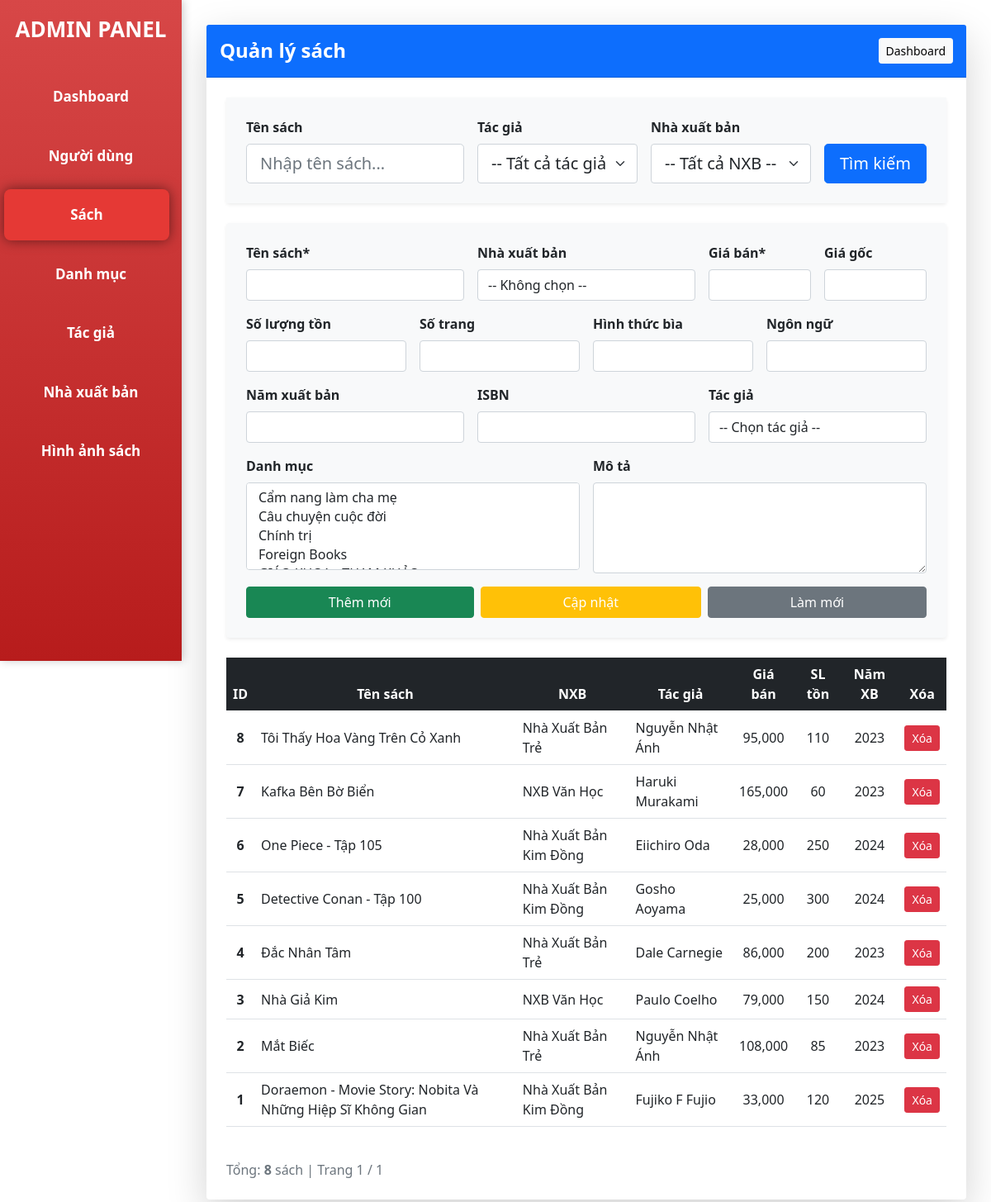
The page /frontend/pages/Admin_MVC/index.php?page=book on the database as committed earlier.
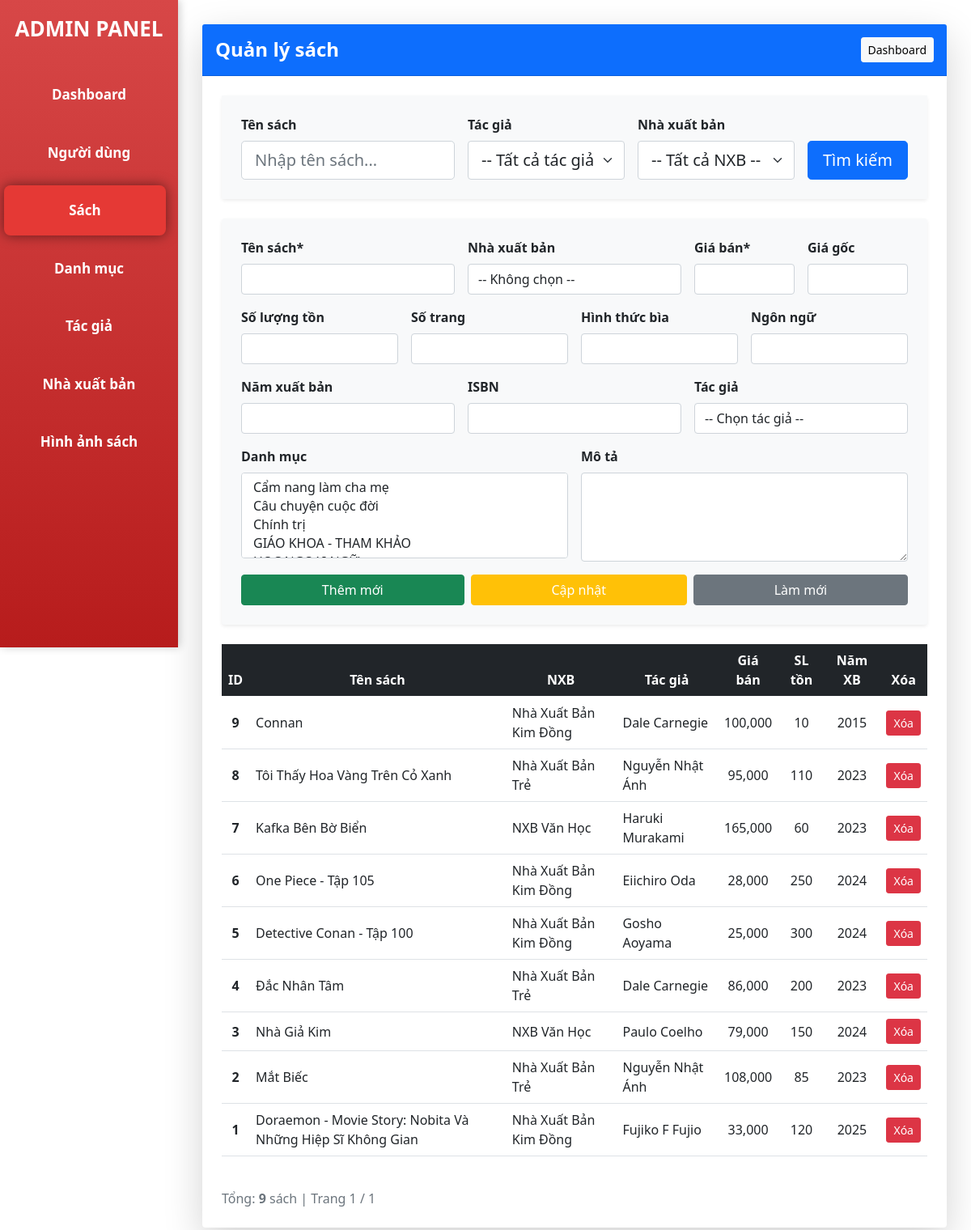
The same page on the database as committed later.
### tables this page shows
CREATE TABLE `sach` (
  `ma_sach` int(11) NOT NULL,
  `ten_sach` varchar(255) NOT NULL,
  `ma_nxb` int(11) DEFAULT NULL,
  `mo_ta` text DEFAULT NULL,
  `gia_ban` decimal(10,2) NOT NULL,
  `gia_goc` decimal(10,2) DEFAULT NULL,
  `so_luong_ton` int(11) DEFAULT 0,
  `so_trang` int(11) DEFAULT NULL,
  `hinh_thuc_bia` varchar(50) DEFAULT NULL,
  `ngon_ngu` varchar(50) DEFAULT 'Tiếng Việt',
  `nam_xuat_ban` int(11) DEFAULT NULL,
  `ma_isbn` varchar(20) DEFAULT NULL,
  `ngay_them` datetime DEFAULT current_timestamp(),
  `luot_xem` int(11) DEFAULT 0,
  `trang_thai` enum('available','out_of_stock','discontinued') DEFAULT 'available'
);

CREATE TABLE `nha_xuat_ban` (
  `ma_nxb` int(11) NOT NULL,
  `ten_nxb` varchar(200) NOT NULL,
  `dia_chi` text DEFAULT NULL,
  `so_dien_thoai` varchar(15) DEFAULT NULL,
  `email` varchar(100) DEFAULT NULL
);

### frontend/pages/Admin_MVC/controllers/BookController.php (called while the page is built, shortened)
<?php
require_once "models/Book.php";
class BookController
{
    private $model;
    public function __construct($db)
    {
        $this->model = new Book($db);
    }
    public function index()
{
    $page_current = max(1, (int)($_GET['p'] ?? 1));
    $per_page     = 10;
    $offset       = ($page_current - 1) * $per_page;
    $search_ten     = trim($_GET['search_ten'] ?? '');
    $search_tacgia  = trim($_GET['search_tacgia'] ?? '');
    $search_nxb     = trim($_GET['search_nxb'] ?? '');
    $total            = $this->model->getTotal($search_ten, $search_tacgia, $search_nxb);
    $total_pages_view = ceil($total / $per_page);
    $books = $this->model->getBooks(
        $per_page,
        $offset,
        $search_ten,
        $search_tacgia,
        $search_nxb
    );
    $categories = $this->model->getCategories();
    include "views/book/index.php";
    $content = ob_get_clean();
    include "views/layout/main.php";
}
}

### frontend/pages/Admin_MVC/index.php (called while the page is built, shortened)
<?php
require_once "them/connect.php";
$page   = $_GET['page']   ?? 'dashboard';
$action = $_GET['action'] ?? 'index';
$controller = new $controllerName($conn);
$controller->$action();

### frontend/pages/Admin_MVC/models/Book.php (called while the page is built, shortened)
<?php
class Book
{
    public $conn;
    public function __construct($db)
    {
        $this->conn = $db;
    }
    public function getBooks($limit, $offset, $search_ten = '', $search_tacgia = '', $search_nxb = '')
{
    $sql = "
        SELECT DISTINCT s.*, n.ten_nxb,
               GROUP_CONCAT(DISTINCT tg.ten_tac_gia SEPARATOR ', ') AS ten_tac_gia
        FROM sach s
        LEFT JOIN nha_xuat_ban n ON s.ma_nxb = n.ma_nxb
        LEFT JOIN sach_tac_gia stg ON s.ma_sach = stg.ma_sach
        LEFT JOIN tac_gia tg ON stg.ma_tac_gia = tg.ma_tac_gia
        WHERE 1=1
    ";
    $params = [];
    $sql .= " GROUP BY s.ma_sach ORDER BY s.ma_sach DESC LIMIT :limit OFFSET :offset";
    $stmt = $this->conn->prepare($sql);
    $stmt->bindValue(':limit', $limit, PDO::PARAM_INT);
    $stmt->bindValue(':offset', $offset, PDO::PARAM_INT);
    $stmt->execute();
    return $stmt->fetchAll(PDO::FETCH_ASSOC);
}
    public function getTotal($search_ten = '', $search_tacgia = '', $search_nxb = '')
    {
        $sql = "SELECT COUNT(DISTINCT s.ma_sach) FROM sach s
            LEFT JOIN sach_tac_gia stg ON s.ma_sach = stg.ma_sach
            WHERE 1=1";
        $params = [];
        $stmt = $this->conn->prepare($sql);
        $stmt->execute($params);
        return $stmt->fetchColumn();
    }
    public function getCategories()
    {
        return $this->conn->query("SELECT ma_danh_muc, ten_danh_muc FROM danh_muc ORDER BY ten_danh_muc")->fetchAll(PDO::FETCH_ASSOC);
    }
}

### frontend/pages/Admin_MVC/views/book/index.php (the view, shortened to what this page needs)
<link rel="stylesheet" href="/bootstrap-5.0.2-dist/css/bootstrap.min.css">
<link rel="stylesheet" href="https://cdn.jsdelivr.net/npm/bootstrap-icons@1.11.3/font/bootstrap-icons.min.css">
<div class="card shadow-lg border-0">
    <div class="card-header bg-primary text-white d-flex justify-content-between align-items-center py-3">
        <h4 class="mb-0 fw-bold">Quản lý sách</h4>
        <a href="?page=dashboard" class="btn btn-light btn-sm">Dashboard</a>
    </div>
    <div class="card-body p-4">
        <div class="card mb-4 shadow-sm border-0">
            <div class="card-body p-4 bg-light">
                <form method="get" class="row g-3">
                    <div class="col-lg-4 col-md-12">
                        <label class="form-label fw-bold">Tên sách</label>
                        <input type="text" name="search_ten" class="form-control form-control-lg"
                               value="<?= htmlspecialchars($search_ten ?? '') ?>"
                               placeholder="Nhập tên sách...">
                    </div>
                    <div class="col-lg-3 col-md-6">
                        <label class="form-label fw-bold">Tác giả</label>
                        <select name="search_tacgia" class="form-select form-select-lg">
                            <option value="">-- Tất cả tác giả --</option>
                        </select>
                    </div>
                    <div class="col-lg-3 col-md-6">
                        <label class="form-label fw-bold">Nhà xuất bản</label>
                        <select name="search_nxb" class="form-select form-select-lg">
                            <option value="">-- Tất cả NXB --</option>
                        </select>
                    </div>
                    <div class="col-lg-2 col-md-12 d-flex align-items-end">
                        <button type="submit" class="btn btn-primary btn-lg w-100">
                            Tìm kiếm
                        </button>
                    </div>
                </form>
            </div>
        </div>
        <div class="bg-light rounded p-4 mb-4 shadow-sm">
            <form action="?page=book&action=save" method="post" class="row g-3">
                <div class="col-md-4">
                    <label class="form-label fw-bold">Tên sách*</label>
                    <input type="text" name="ten_sach" id="ten_sach" class="form-control" required>
                </div>
                <div class="col-md-4">
                    <label class="form-label fw-bold">Nhà xuất bản</label>
                    <select name="ma_nxb" id="ma_nxb" class="form-control">
                        <option value="">-- Không chọn --</option>
                    </select>
                </div>
                <div class="col-md-2">
                    <label class="form-label fw-bold">Giá bán*</label>
                    <input type="number" name="gia_ban" id="gia_ban" class="form-control" required>
                </div>
                <div class="col-md-2">
                    <label class="form-label fw-bold">Giá gốc</label>
                    <input type="number" name="gia_goc" id="gia_goc" class="form-control">
                </div>
                <div class="col-md-3">
                    <label class="form-label fw-bold">Số lượng tồn</label>
                    <input type="number" name="so_luong_ton" id="so_luong_ton" class="form-control">
                </div>
                <div class="col-md-3">
                    <label class="form-label fw-bold">Số trang</label>
                    <input type="number" name="so_trang" id="so_trang" class="form-control">
                </div>
                <div class="col-md-3">
                    <label class="form-label fw-bold">Hình thức bìa</label>
                    <input type="text" name="hinh_thuc_bia" id="hinh_thuc_bia" class="form-control">
                </div>
                <div class="col-md-3">
                    <label class="form-label fw-bold">Ngôn ngữ</label>
                    <input type="text" name="ngon_ngu" id="ngon_ngu" class="form-control">
                </div>
                <div class="col-md-4">
                    <label class="form-label fw-bold">Năm xuất bản</label>
                    <input type="number" name="nam_xuat_ban" id="nam_xuat_ban" class="form-control">
                </div>
                <div class="col-md-4">
                    <label class="form-label fw-bold">ISBN</label>
                    <input type="text" name="ma_isbn" id="ma_isbn" class="form-control">
                </div>
                <div class="col-md-4">
                    <label class="form-label fw-bold">Tác giả</label>
                    <select name="ma_tac_gia" id="ma_tac_gia" class="form-control">
                        <option value="">-- Chọn tác giả --</option>
                    </select>
                </div>
                <div class="col-md-6">
                    <label class="form-label fw-bold">Danh mục</label>
                    <select name="danh_muc[]" id="danh_muc" class="form-control" multiple>
                        <?php foreach ($categories as $c): ?>
                            <option value="<?= $c['ma_danh_muc'] ?>"><?= htmlspecialchars($c['ten_danh_muc']) ?></option>
                        <?php endforeach; ?>
                    </select>
                </div>
                <div class="col-md-6">
                    <label class="form-label fw-bold">Mô tả</label>
                    <textarea name="mo_ta" id="mo_ta" rows="4" class="form-control"></textarea>
                </div>
                <div class="col-md-12 d-flex gap-2">
                    <button type="submit" name="action" value="add" class="btn btn-success flex-fill">Thêm mới</button>
                    <button type="submit" name="action" value="update" class="btn btn-warning text-white flex-fill">Cập nhật</button>
                    <button type="button" onclick="clearForm()" class="btn btn-secondary flex-fill">Làm mới</button>
                </div>
            </form>
        </div>
        <div class="table-responsive">
            <table class="table table-hover align-middle">
                <thead class="table-dark text-center">
                    <tr>
                        <th>ID</th>
                        <th>Tên sách</th>
                        <th>NXB</th>
                        <th>Tác giả</th>
                        <th>Giá bán</th>
                        <th>SL tồn</th>
                        <th>Năm XB</th>
                        <th>Xóa</th>
                    </tr>
                </thead>
                <tbody>
                    <?php foreach ($books as $b): ?>
                        <tr class="row-select" style="cursor:pointer"
                            data-id="<?= $b['ma_sach'] ?>"
                            data-ten="<?= htmlspecialchars($b['ten_sach'] ?? '') ?>"
                            data-nxb="<?= $b['ma_nxb'] ?? '' ?>"
                            data-tacgia="<?= $b['ma_tac_gia_chinh'] ?? '' ?>"
                            data-giaban="<?= $b['gia_ban'] ?? '' ?>"
                            data-giagoc="<?= $b['gia_goc'] ?? '' ?>"
                            data-soluong="<?= $b['so_luong_ton'] ?? '' ?>"
                            data-sotrang="<?= $b['so_trang'] ?? '' ?>"
                            data-bia="<?= htmlspecialchars($b['hinh_thuc_bia'] ?? '') ?>"
                            data-ngonngu="<?= htmlspecialchars($b['ngon_ngu'] ?? '') ?>"
                            data-nam="<?= $b['nam_xuat_ban'] ?? '' ?>"
                            data-isbn="<?= htmlspecialchars($b['ma_isbn'] ?? '') ?>"
                            data-mota="<?= htmlspecialchars($b['mo_ta'] ?? '') ?>"
                            data-danhmuc='<?= json_encode($b['danh_muc_list'] ?? []) ?>'>
                            <td class="text-center fw-bold"><?= $b['ma_sach'] ?></td>
                            <td><?= htmlspecialchars($b['ten_sach']) ?></td>
                            <td><?= htmlspecialchars($b['ten_nxb'] ?? '-') ?></td>
                            <td><?= htmlspecialchars($b['ten_tac_gia'] ?? '-') ?></td>
                            <td class="text-center"><?= number_format($b['gia_ban']) ?></td>
                            <td class="text-center"><?= $b['so_luong_ton'] ?></td>
                            <td class="text-center"><?= $b['nam_xuat_ban'] ?: '-' ?></td>
                            <td class="text-center" onclick="event.stopPropagation();">
                                <button class="btn btn-danger btn-sm" onclick="confirmDelete(<?= $b['ma_sach'] ?>)">Xóa</button>
                            </td>
                        </tr>
                    <?php endforeach; ?>
                </tbody>
            </table>
        </div>
        <div class="d-flex justify-content-between align-items-center mt-4">
            <div class="text-muted">
                Tổng: <strong><?= $total ?></strong> sách | Trang <?= $page_current ?> / <?= $total_pages_view ?>
            </div>
        </div>
    </div>
</div>

### frontend/pages/Admin_MVC/views/layout/main.php (shortened to what this page needs)
<?php
$page = $page ?? ($_GET['page'] ?? 'dashboard');
$content = $content ?? '';
?>
<!DOCTYPE html>
<html lang="vi">
<head>
    <link rel="stylesheet" href="bootstrap-5.0.2-dist/css/bootstrap.min.css">
    <link rel="stylesheet" href="https://cdn.jsdelivr.net/npm/bootstrap-icons@1.11.3/font/bootstrap-icons.min.css">
</head>
<body>
    <div class="sidebar">
        <h3>ADMIN PANEL</h3>
        <ul class="nav flex-column">
            <li class="nav-item">
                <a class="nav-link <?= $page == 'dashboard' ? 'active' : '' ?>" href="?page=dashboard">Dashboard</a>
            </li>
            <li class="nav-item">
                <a class="nav-link <?= $page == 'user' ? 'active' : '' ?>" href="?page=user">Người dùng</a>
            </li>
            <li class="nav-item">
                <a class="nav-link <?= $page == 'book' ? 'active' : '' ?>" href="?page=book">Sách</a>
            </li>
            <li class="nav-item">
                <a class="nav-link <?= $page == 'category' ? 'active' : '' ?>" href="?page=category">Danh mục</a>
            </li>
            <li class="nav-item">
                <a class="nav-link <?= $page == 'author' ? 'active' : '' ?>" href="?page=author">Tác giả</a>
            </li>
            <li class="nav-item">
                <a class="nav-link <?= $page == 'publisher' ? 'active' : '' ?>" href="?page=publisher">Nhà xuất bản</a>
            </li>
            <li class="nav-item">
                <a class="nav-link <?= $page == 'bookImage' ? 'active' : '' ?>" href="?page=bookImage">Hình ảnh sách</a>
            </li>
        </ul>
    </div>
    <div class="main-content">
        <?= $content ?>
    </div>
</body>
</html>

### frontend/pages/Admin_MVC/views/layout/main.php (style rules this page uses)
body { margin: 0; font-family: Arial, sans-serif; min-height: 100vh; background: #f8f9fa; }
.sidebar { position: fixed; left: 0; top: 0; width: 220px; height: 100vh; background: linear-gradient(180deg, #d74747, #b71c1c); color: #fff; padding-top: 20px; box-shadow: 2px 0 10px rgba(0, 0, 0, 0.2); z-index: 1000; }
.sidebar h3 { text-align: center; font-size: 26px; margin-bottom: 30px; font-weight: bold; }
.sidebar .nav-link { display: block; padding: 18px 20px; font-size: 17px; font-weight: bold; color: #fff; text-decoration: none; border-radius: 8px; margin: 5px 10px; transition: all 0.3s ease; text-align: center; }
.sidebar .nav-link.active { background-color: #e53935; box-shadow: 0 0 15px rgba(0, 0, 0, 0.5); transform: translateX(-5px); }
.sidebar .nav, .sidebar .nav-item { list-style: none !important; padding-left: 0; }
.sidebar .nav-item::before, .sidebar .nav-link::before { content: none !important; }
.main-content { margin-left: 220px; padding: 30px; min-height: 100vh; }

Rows that differ between the two databases and show on the page:
added sach: ma_sach "9", ten_sach "Connan", ma_nxb.ten_nxb "Nhà Xuất Bản Kim Đồng", ten_tac_gia "Dale Carnegie", gia_ban "100,000", so_luong_ton "10", nam_xuat_ban "2015"
Other text that changed with them:
form field value: "Cẩm nang làm cha mẹ / Câu chuyện cuộc đời / Chính trị / Foreign Books" → "Cẩm nang làm cha mẹ / Câu chuyện cuộc đời / Chính trị / GIÁO KHOA - THAM KHẢO"
$total: "8" → "9"
